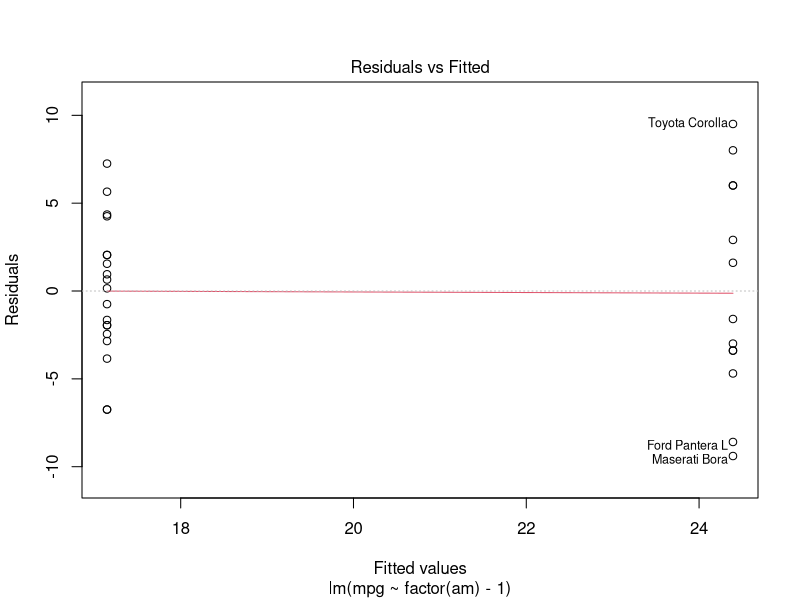
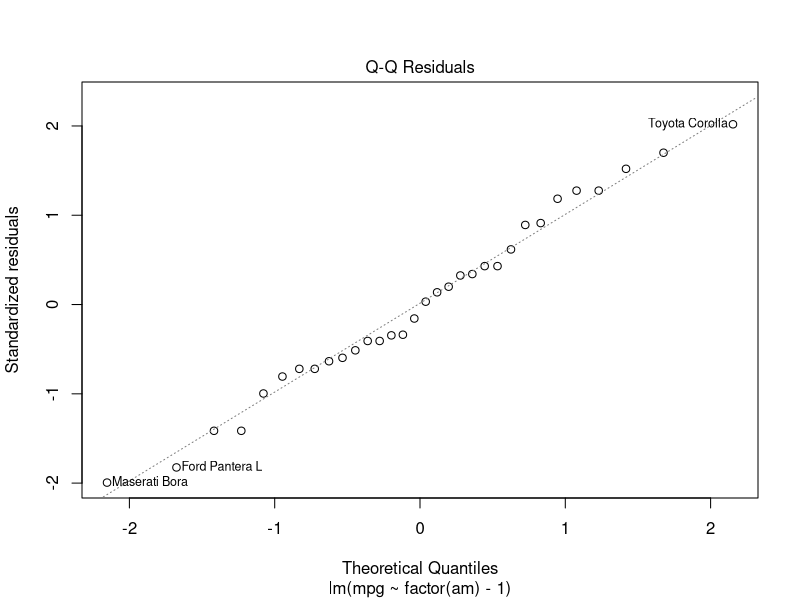
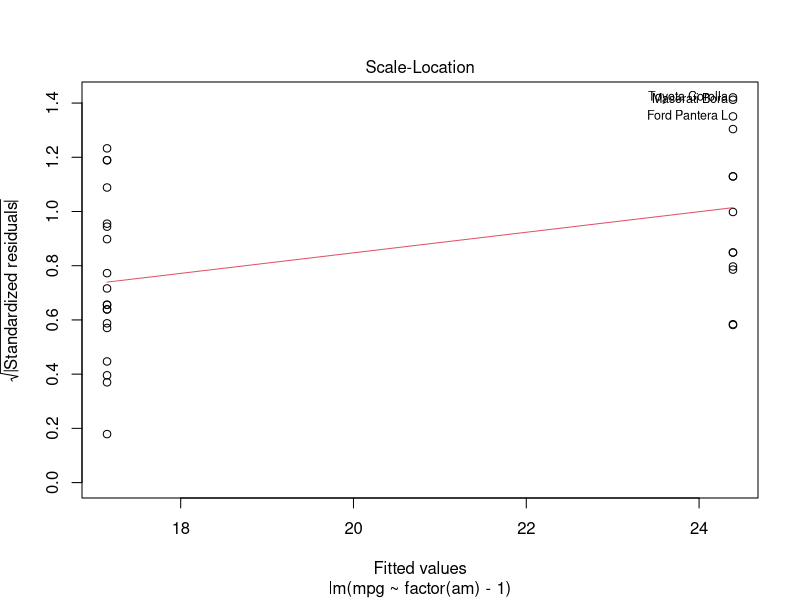
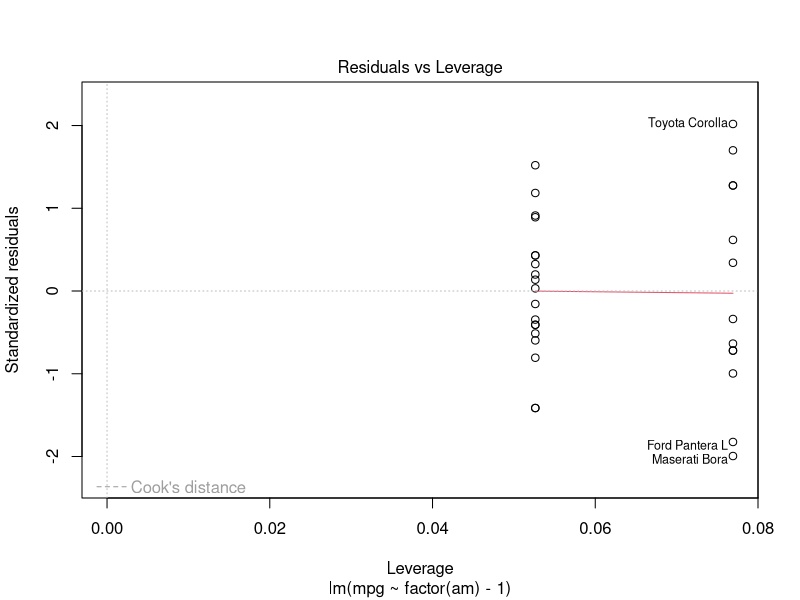

Write R code to recreate these figures, in order.
# Load data

data("mtcars")

mtcars$am_X <- 1 * mtcars$am ==0


fit <- lm(mpg~factor(am)-1, mtcars)
summary(fit)
anova(fit)

plot(fit)
